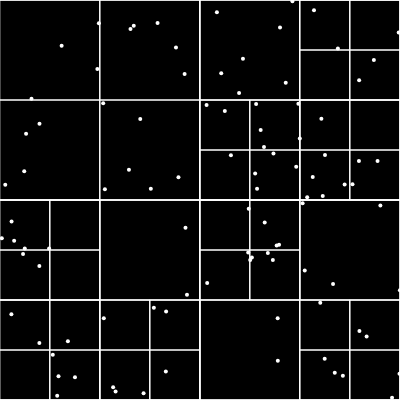
Frame 1 (no input)
Frame 60 (no input): identical to frame 1, image omitted
Frame 120 (the mouse pressed at the canvas centre since frame 60): identical to frame 1, image omitted

The p5.js sketch that drew this single still picture (run headless with seeded random() and noise() and a simulated clock; from frame 60 on, the mouse is pressed at the canvas centre):

// p5.js sketch
// ── sketch.js
function setup() {
  createCanvas(400, 400);

  let boundary = new Rectangle(200, 200, 200, 200);
  let qt = new QuadTree(boundary, 4);
  console.log(qt);

  for (let i = 0; i < 100; i++) {
    let p = new Point(random(width), random(height));
    qt.insert(p);
  }
  background(0);
  qt.show();



}

function draw() {
  //background(51);

}

// ── quadtree.js
class Point {
  constructor(x, y) {
    this.x = x;
    this.y = y;
  }
}

class Rectangle {
  constructor(x, y, w, h) {
    this.x = x;
    this.y = y;
    this.w = w;
    this.h = h;
  }

  contains(point) {
    return (point.x >= this.x - this.w &&
      point.x <= this.x + this.w &&
      point.y >= this.y - this.h &&
      point.y <= this.y + this.h);
  }
}

class QuadTree {
  constructor(boundary, capacity) {
    this.boundary = boundary;
    this.capacity = capacity;
    this.points = [];
    this.divided = false;
  }

  insert(point) {
    if (!this.boundary.contains(point)) {
      return;
    }

    if (this.points.length < this.capacity) {
      this.points.push(point);
    } else {
      if (!this.divided) {
        this.subdivide();
      }
      this.northEast.insert(point);
      this.northWest.insert(point);
      this.southEast.insert(point);
      this.southWest.insert(point);
    }
  }

  subdivide() {
    let x = this.boundary.x;
    let y = this.boundary.y;
    let w = this.boundary.w;
    let h = this.boundary.h;

    let ne = new Rectangle(x + w / 2, y - h / 2, w / 2, h / 2);
    this.northEast = new QuadTree(ne, this.capacity);
    let nw = new Rectangle(x - w / 2, y - h / 2, w / 2, h / 2);
    this.northWest = new QuadTree(nw, this.capacity);
    let se = new Rectangle(x + w / 2, y + h / 2, w / 2, h / 2);
    this.southEast = new QuadTree(se, this.capacity);
    let sw = new Rectangle(x - w / 2, y + h / 2, w / 2, h / 2);
    this.southWest = new QuadTree(sw, this.capacity);
    this.divided = true;
  }

  show() {
    strokeWeight(1);
    stroke(255);
    noFill();
    rectMode(CENTER);
    rect(this.boundary.x, this.boundary.y,
      this.boundary.w * 2, this.boundary.h * 2);
    for (let p of this.points) {
      strokeWeight(4);
      point(p.x, p.y);
    }
    if (this.divided) {
      this.northEast.show();
      this.northWest.show();
      this.southEast.show();
      this.southWest.show();
    }
  }
}
